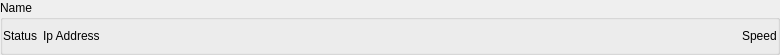
<?xml version="1.0" encoding="UTF-8"?>
<ui version="4.0">
 <class>DnsStatusWidget</class>
 <widget class="QWidget" name="DnsStatusWidget">
  <property name="geometry">
   <rect>
    <x>0</x>
    <y>0</y>
    <width>780</width>
    <height>55</height>
   </rect>
  </property>
  <property name="sizePolicy">
   <sizepolicy hsizetype="Preferred" vsizetype="Maximum">
    <horstretch>0</horstretch>
    <verstretch>0</verstretch>
   </sizepolicy>
  </property>
  <property name="windowTitle">
   <string>Form</string>
  </property>
  <layout class="QHBoxLayout" name="horizontalLayout">
   <property name="spacing">
    <number>6</number>
   </property>
   <property name="leftMargin">
    <number>0</number>
   </property>
   <property name="topMargin">
    <number>0</number>
   </property>
   <property name="rightMargin">
    <number>0</number>
   </property>
   <property name="bottomMargin">
    <number>0</number>
   </property>
   <item>
    <widget class="QGroupBox" name="groupBox">
     <property name="title">
      <string>Name</string>
     </property>
     <layout class="QHBoxLayout" name="horizontalLayout_2">
      <property name="spacing">
       <number>6</number>
      </property>
      <property name="leftMargin">
       <number>0</number>
      </property>
      <property name="topMargin">
       <number>0</number>
      </property>
      <property name="rightMargin">
       <number>0</number>
      </property>
      <property name="bottomMargin">
       <number>0</number>
      </property>
      <item>
       <widget class="QLabel" name="statusLabel">
        <property name="text">
         <string>Status</string>
        </property>
       </widget>
      </item>
      <item>
       <widget class="QLabel" name="ipLabel">
        <property name="text">
         <string>Ip Address</string>
        </property>
       </widget>
      </item>
      <item>
       <spacer name="horizontalSpacer">
        <property name="orientation">
         <enum>Qt::Horizontal</enum>
        </property>
        <property name="sizeHint" stdset="0">
         <size>
          <width>521</width>
          <height>20</height>
         </size>
        </property>
       </spacer>
      </item>
      <item>
       <widget class="QLabel" name="speedLabel">
        <property name="text">
         <string>Speed</string>
        </property>
       </widget>
      </item>
     </layout>
    </widget>
   </item>
  </layout>
 </widget>
 <resources/>
 <connections/>
</ui>
